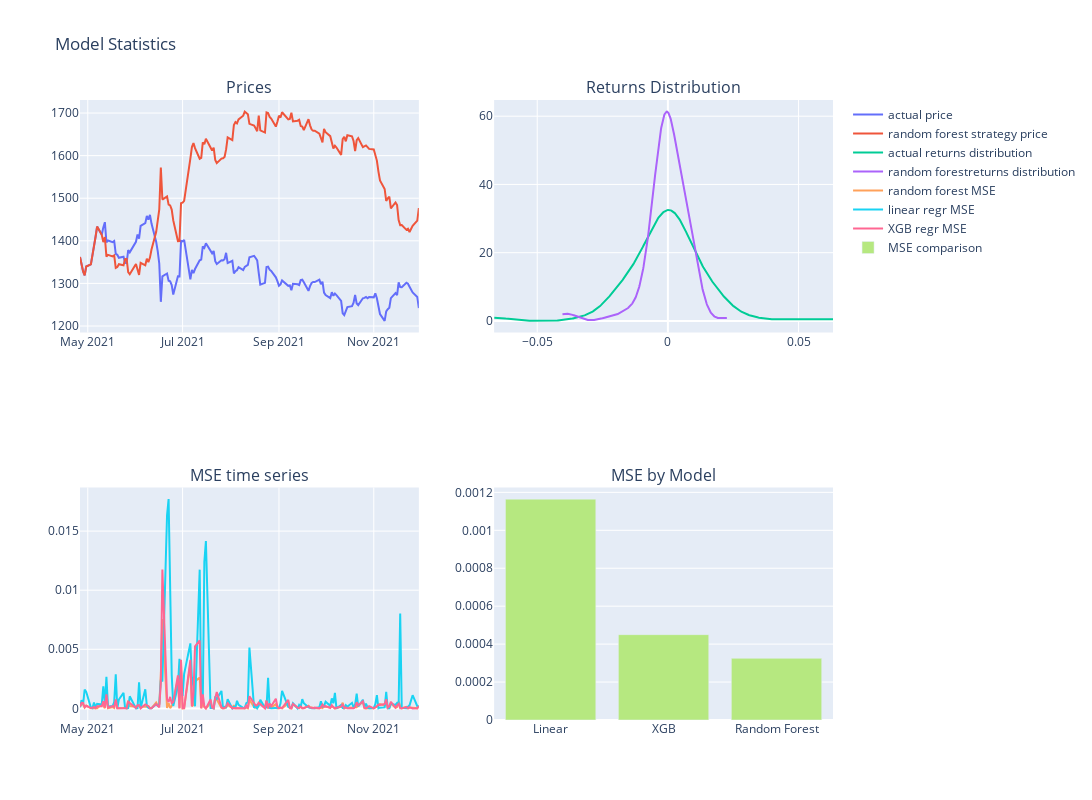

Notebook code cell kept with this figure:
### Code cell
fig = make_subplots(rows=2, cols=2, subplot_titles=["Prices", "Returns Distribution", 'MSE time series', 'MSE by Model'])

x_dist_mse = ff.create_distplot([df_rf['MSE'].values.tolist()], [''], bin_size=.01).data[1]['x']
y_dist_mse = ff.create_distplot([df_rf['MSE'].values.tolist()], [''], bin_size=.01).data[1]['y']

x_dist_act = ff.create_distplot([df_rf['pct_t-1'].values.tolist()], [''], bin_size=.01).data[1]['x']
y_dist_act = ff.create_distplot([df_rf['pct_t-1'].values.tolist()], [''], bin_size=.01).data[1]['y']

x_dist_predict = ff.create_distplot([df_rf['predict'].values.tolist()], [''], bin_size=.01).data[1]['x']
y_dist_predict = ff.create_distplot([df_rf['predict'].values.tolist()], [''], bin_size=.01).data[1]['y']

fig.add_trace(go.Scatter(x=df_rf['date'], y = df_rf['value'], name='actual price'), row=1, col=1)
# fig.add_trace(go.Scatter(x=df_rf['date'], y = df_rf['value_rf'], name='random forest price'), row=1, col=1)
fig.add_trace(go.Scatter(x=df_rf['date'], y = df_rf['value_strat'], name='random forest strategy price'), row=1, col=1)

fig.add_trace(go.Scatter(x=x_dist_act, y = y_dist_act, name='actual returns distribution'), row=1, col=2)
fig.add_trace(go.Scatter(x=x_dist_predict, y = y_dist_predict, name='random forestreturns distribution'), row=1, col=2)

fig.add_trace(go.Scatter(x=df_rf['date'], y = df_rf['MSE'], name='random forest MSE'), row=2, col=1)
fig.add_trace(go.Scatter(x=df_lr['date'], y = df_lr['MSE'], name='linear regr MSE'), row=2, col=1)
fig.add_trace(go.Scatter(x=df_xgb['date'], y = df_xgb['MSE'], name='XGB regr MSE'), row=2, col=1)
fig.add_trace(go.Bar(x=['Linear' , 'XGB', 'Random Forest'], y = mse, name='MSE comparison'), row=2, col=2)

fig['layout'].update(height=800, width=1500, title='Model Statistics')

fig.show()

### Figure 1 — Plotly figure (JSON) as saved in the notebook; plotly's stock layout.template omitted (floating-point values rounded to 4 significant figures; data arrays with more than 128 entries replaced by an {"elided": "..."} marker saying what was removed)
{"data": [{"name": "actual price", "type": "scatter", "x": {"elided": "153 str values"}, "xaxis": "x", "y": {"elided": "153 float values"}, "yaxis": "y"}, {"name": "random forest strategy price", "type": "scatter", "x": {"elided": "153 str values"}, "xaxis": "x", "y": {"elided": "153 float values"}, "yaxis": "y"}, {"name": "actual returns distribution", "type": "scatter", "x": {"elided": "500 float values"}, "xaxis": "x2", "y": {"elided": "500 float values"}, "yaxis": "y2"}, {"name": "random forestreturns distribution", "type": "scatter", "x": {"elided": "500 float values"}, "xaxis": "x2", "y": {"elided": "500 float values"}, "yaxis": "y2"}, {"name": "random forest MSE", "type": "scatter", "x": {"elided": "153 str values"}, "xaxis": "x3", "y": {"elided": "153 float values"}, "yaxis": "y3"}, {"name": "linear regr MSE", "type": "scatter", "x": {"elided": "153 str values"}, "xaxis": "x3", "y": {"elided": "153 float values"}, "yaxis": "y3"}, {"name": "XGB regr MSE", "type": "scatter", "x": {"elided": "153 str values"}, "xaxis": "x3", "y": {"elided": "153 float values"}, "yaxis": "y3"}, {"name": "MSE comparison", "type": "bar", "x": ["Linear", "XGB", "Random Forest"], "xaxis": "x4", "y": [0.001164, 0.0004499, 0.0003253], "yaxis": "y4"}], "layout": {"annotations": [{"font": {"size": 16}, "showarrow": false, "text": "Prices", "x": 0.225, "xanchor": "center", "xref": "paper", "y": 1, "yanchor": "bottom", "yref": "paper"}, {"font": {"size": 16}, "showarrow": false, "text": "Returns Distribution", "x": 0.775, "xanchor": "center", "xref": "paper", "y": 1, "yanchor": "bottom", "yref": "paper"}, {"font": {"size": 16}, "showarrow": false, "text": "MSE time series", "x": 0.225, "xanchor": "center", "xref": "paper", "y": 0.375, "yanchor": "bottom", "yref": "paper"}, {"font": {"size": 16}, "showarrow": false, "text": "MSE by Model", "x": 0.775, "xanchor": "center", "xref": "paper", "y": 0.375, "yanchor": "bottom", "yref": "paper"}], "height": 800, "title": {"text": "Model Statistics"}, "width": 1500, "xaxis": {"anchor": "y", "domain": [0, 0.45]}, "xaxis2": {"anchor": "y2", "domain": [0.55, 1]}, "xaxis3": {"anchor": "y3", "domain": [0, 0.45]}, "xaxis4": {"anchor": "y4", "domain": [0.55, 1]}, "yaxis": {"anchor": "x", "domain": [0.625, 1]}, "yaxis2": {"anchor": "x2", "domain": [0.625, 1]}, "yaxis3": {"anchor": "x3", "domain": [0, 0.375]}, "yaxis4": {"anchor": "x4", "domain": [0, 0.375]}}}
